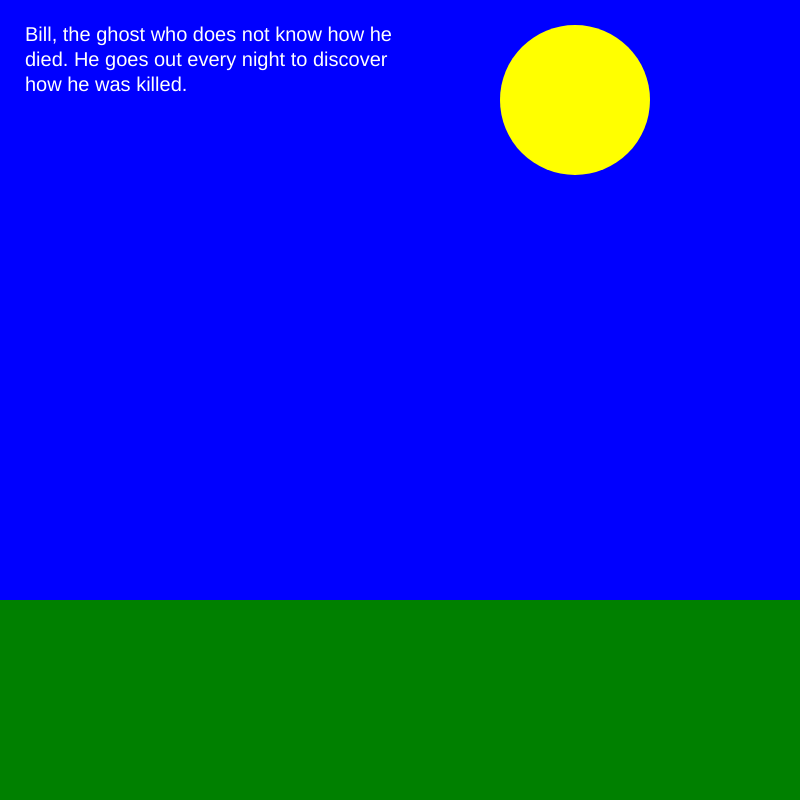
Frame 1 (no input)
Frame 60 (no input): identical to frame 1, image omitted
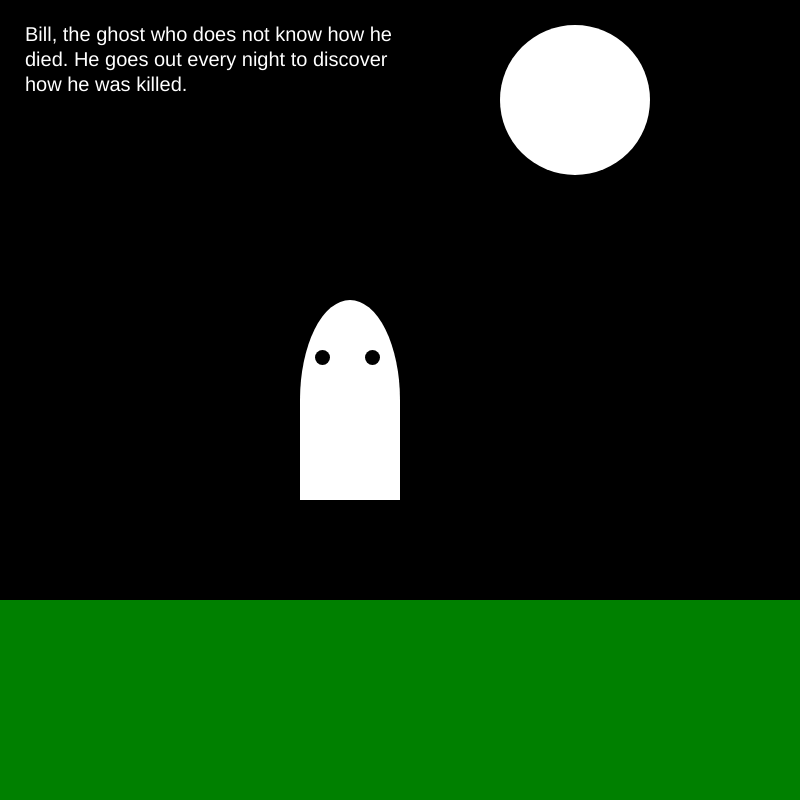
Frame 120 (the mouse pressed at the canvas centre since frame 60)

The p5.js sketch that drew these frames (run headless with seeded random() and noise() and a simulated clock; from frame 60 on, the mouse is pressed at the canvas centre):

// p5.js sketch
// ── sketch.js
function setup() {
  createCanvas(800, 800);
  ellipseMode(CORNER);
  rectMode(BOTTOM);
  noStroke();
  line(700, 400, 700, 800);
}
function draw() {
  if (mouseIsPressed) {
    background("black")
    fill("white");
    noStroke();
	fill("white");
	ellipse(500, 25, 150, 150);
    ellipse(300,300, 100, 200)
	rect(300, 400, 100, 100);
    rectMode(BOTTOM);
     fill("black");
    ellipse (315,350,15,15);
    ellipse(365, 350, 15, 15);
    fill("green");
    rect(0, 600, 900, 1000); // Draw green rectangle using BOTTOM mode 
  } else {
    // when the mouse isn't pressed!
    background("blue")
    fill("yellow");
    ellipse(500, 25, 150, 150);
    rectMode(BOTTOM);
    fill("green");
    rect(0, 600, 900, 1000); // Draw green rectangle using BOTTOM mode
  }
  fill("white");
  textSize(20);
  text("Bill, the ghost who does not know how he died. He goes out every night to discover how he was killed.", 25, 25, 400, 400);
  // this shows mouse location - comment it out when you're done!
}

// record the mouse location in console when clicked
function mouseReleased() {
  print(mouseX + ", " + mouseY);
}
